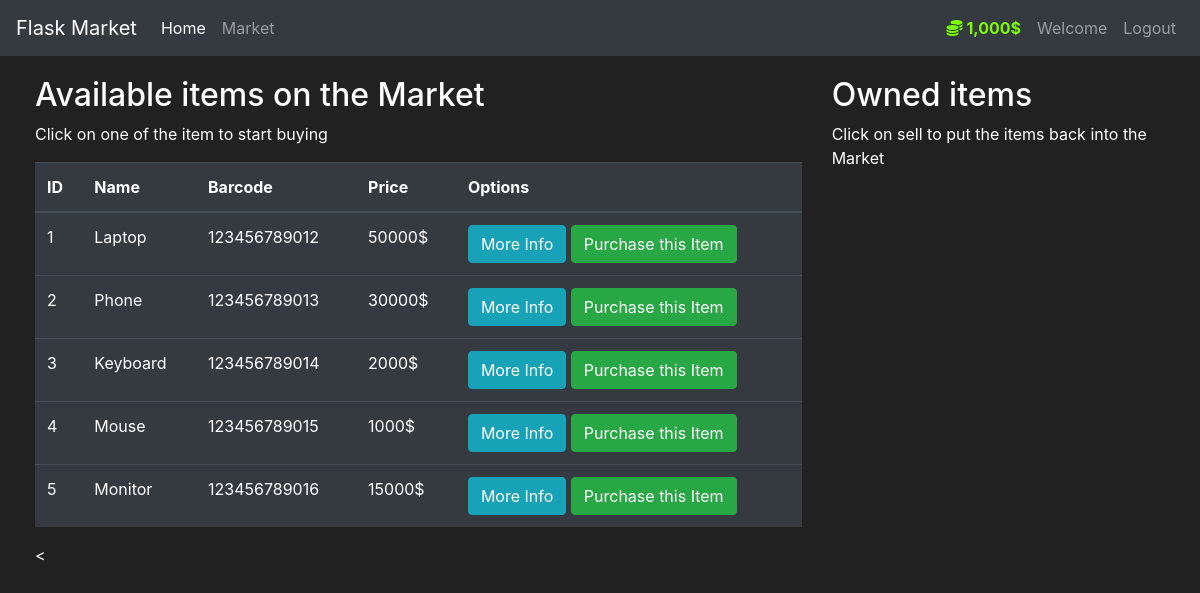
/market (signed in), run on an earlier commit of the app's database.
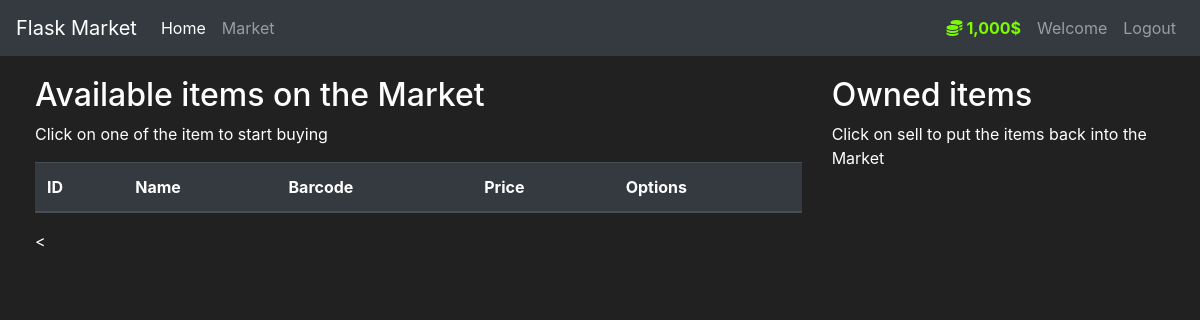
And on a later commit of the database.
### Market/models.py (models this page shows, shortened)
class Item(db.Model):
    id=db.Column(db.Integer(),primary_key=True)
    name=db.Column(db.String(length=30),nullable=False,unique=True)
    price=db.Column(db.Integer(),nullable=False)
    barcode=db.Column(db.String(length=12),nullable=False,unique=True)
    description=db.Column(db.String(length=10240),nullable=False,unique=True)
    owner=db.Column(db.Integer(),db.ForeignKey('user.id'))

### Market/routes.py (the view, shortened to what this page needs)
@app.route('/market',methods=['GET','POST'])
@login_required
def market_page():
    purchase_form=PurchaseItemForm()
    if request.method =='GET':
        items = Item.query.filter_by(owner=None)
        print(items)
        return render_template('market.html',items=items,purchase_form=purchase_form)

### Market/models.py (called while the page is built)
    @property
    def prettier_budget(self):
        if len(str(self.budget))>=4:
            return f'{str(self.budget)[:-3]},{str(self.budget)[-3:]}$'
        else:
            return f'{str(self.budget)}$'

### Market/routes.py (called while the page is built)
@login_manager.user_loader
def load_user(user_id):
    return User.query.get(int(user_id))

### Market/templates/market.html (shortened to what this page needs)
{% extends 'base.html'%}
{% block content%}
    <div class="row" style="margin-top:20px; margin-left:20px">
    <div class="col-8">
        <h2>Available items on the Market</h2>
        <p>Click on one of the item to start buying</p>
        <table class="table table-hover table-dark">
            <thead>
                <tr>
                    <th scope="col">ID</th>
                    <th scope="col">Name</th>
                    <th scope="col">Barcode</th>
                    <th scope="col">Price</th>
                    <th scope="col">Options</th>
                </tr>
            </thead>
            <tbody>
                {% for item in items %}
                    <tr>
                        <td>{{ item.id }}</td>
                        <td>{{ item.name }}</td>
                        <td>{{ item.barcode }}</td>
                        <td>{{ item.price }}$</td>
                        <td>
                            <button class="btn btn-outline btn-info" data-toggle="modal" data-target="#Modal-MoreInfo-{{ item.id }}">More Info</button>
                            <button class="btn btn-outline btn-success" data-toggle="modal" data-target="#Modal-PurchaseConfirm-{{ item.id }}">Purchase this Item</button>
                        </td>
                    </tr>
                {% endfor %}
            </tbody>
        </table><
    </div>
    <div class="col-4">
        <h2>Owned items</h2>
        <p>Click on sell to put the items back into the Market</p>
    </div>
  </div>
{%endblock%}

What changed in the data, as far as the page shows it:
no longer on this page (row edited): Item: id "1", name "Laptop", barcode "123456789012", price "50000"
no longer on this page (row edited): Item: id "2", name "Phone", barcode "123456789013", price "30000"
no longer on this page (row edited): Item: id "3", name "Keyboard", barcode "123456789014", price "2000"
no longer on this page (row edited): Item: id "4", name "Mouse", barcode "123456789015", price "1000"
no longer on this page (row edited): Item: id "5", name "Monitor", barcode "123456789016", price "15000"
